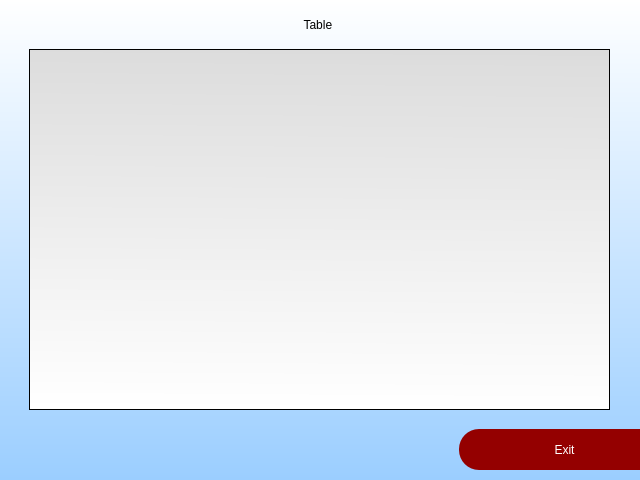
<?xml version="1.0" encoding="UTF-8"?>
<ui version="4.0">
 <class>Dialog</class>
 <widget class="QDialog" name="Dialog">
  <property name="windowModality">
   <enum>Qt::NonModal</enum>
  </property>
  <property name="geometry">
   <rect>
    <x>0</x>
    <y>0</y>
    <width>640</width>
    <height>480</height>
   </rect>
  </property>
  <property name="minimumSize">
   <size>
    <width>640</width>
    <height>480</height>
   </size>
  </property>
  <property name="maximumSize">
   <size>
    <width>640</width>
    <height>480</height>
   </size>
  </property>
  <property name="sizeIncrement">
   <size>
    <width>2</width>
    <height>2</height>
   </size>
  </property>
  <property name="contextMenuPolicy">
   <enum>Qt::DefaultContextMenu</enum>
  </property>
  <property name="windowTitle">
   <string>Table Display</string>
  </property>
  <property name="windowIcon">
   <iconset>
    <normaloff>icon.png</normaloff>icon.png</iconset>
  </property>
  <property name="statusTip">
   <string>gffth</string>
  </property>
  <property name="whatsThis">
   <string/>
  </property>
  <property name="modal">
   <bool>false</bool>
  </property>
  <property name="help" stdset="0">
   <string>Window</string>
  </property>
  <widget class="QWidget" name="widget" native="true">
   <property name="geometry">
    <rect>
     <x>-1</x>
     <y>-1</y>
     <width>641</width>
     <height>481</height>
    </rect>
   </property>
   <property name="sizePolicy">
    <sizepolicy hsizetype="Expanding" vsizetype="Expanding">
     <horstretch>0</horstretch>
     <verstretch>0</verstretch>
    </sizepolicy>
   </property>
   <property name="minimumSize">
    <size>
     <width>641</width>
     <height>481</height>
    </size>
   </property>
   <property name="sizeIncrement">
    <size>
     <width>2</width>
     <height>2</height>
    </size>
   </property>
   <property name="styleSheet">
    <string notr="true">QWidget#widget{
background-color: qlineargradient(spread:pad, x1:0.502793, y1:1, x2:0.503, y2:0, stop:0 rgba(155, 206, 255,255), stop:1 rgba(255, 255, 255, 255));
}</string>
   </property>
   <widget class="QTableWidget" name="tableWidget">
    <property name="geometry">
     <rect>
      <x>30</x>
      <y>50</y>
      <width>581</width>
      <height>361</height>
     </rect>
    </property>
    <property name="minimumSize">
     <size>
      <width>581</width>
      <height>361</height>
     </size>
    </property>
    <property name="sizeIncrement">
     <size>
      <width>2</width>
      <height>2</height>
     </size>
    </property>
    <property name="cursor" stdset="0">
     <cursorShape>PointingHandCursor</cursorShape>
    </property>
    <property name="mouseTracking">
     <bool>true</bool>
    </property>
    <property name="autoFillBackground">
     <bool>false</bool>
    </property>
    <property name="styleSheet">
     <string notr="true">background-color: qlineargradient(spread:pad, x1:0.506, y1:0, x2:0.494318, y2:1, stop:0 rgba(220, 220, 220, 255), stop:1 rgba(255, 255, 255, 255));
</string>
    </property>
    <property name="frameShape">
     <enum>QFrame::StyledPanel</enum>
    </property>
    <property name="editTriggers">
     <set>QAbstractItemView::NoEditTriggers</set>
    </property>
    <property name="alternatingRowColors">
     <bool>true</bool>
    </property>
    <property name="selectionMode">
     <enum>QAbstractItemView::SingleSelection</enum>
    </property>
    <property name="selectionBehavior">
     <enum>QAbstractItemView::SelectRows</enum>
    </property>
    <attribute name="horizontalHeaderVisible">
     <bool>true</bool>
    </attribute>
    <attribute name="horizontalHeaderCascadingSectionResizes">
     <bool>false</bool>
    </attribute>
    <attribute name="verticalHeaderVisible">
     <bool>false</bool>
    </attribute>
    <attribute name="verticalHeaderCascadingSectionResizes">
     <bool>false</bool>
    </attribute>
   </widget>
   <widget class="QPushButton" name="exit">
    <property name="geometry">
     <rect>
      <x>460</x>
      <y>430</y>
      <width>211</width>
      <height>41</height>
     </rect>
    </property>
    <property name="cursor">
     <cursorShape>PointingHandCursor</cursorShape>
    </property>
    <property name="layoutDirection">
     <enum>Qt::LeftToRight</enum>
    </property>
    <property name="styleSheet">
     <string notr="true">
background-color: rgb(148, 0, 0);
color: rgb(255, 255, 255);
border-radius:20px</string>
    </property>
    <property name="text">
     <string>Exit</string>
    </property>
   </widget>
   <widget class="QLabel" name="label">
    <property name="geometry">
     <rect>
      <x>30</x>
      <y>0</y>
      <width>581</width>
      <height>51</height>
     </rect>
    </property>
    <property name="whatsThis">
     <string/>
    </property>
    <property name="styleSheet">
     <string notr="true">font: 14pt &quot;Segoe UI&quot;;
border-right-color: rgb(0, 0, 0);
border-left-color: rgb(0, 0, 0);</string>
    </property>
    <property name="text">
     <string>Table </string>
    </property>
    <property name="alignment">
     <set>Qt::AlignCenter</set>
    </property>
   </widget>
  </widget>
 </widget>
 <resources/>
 <connections/>
</ui>
